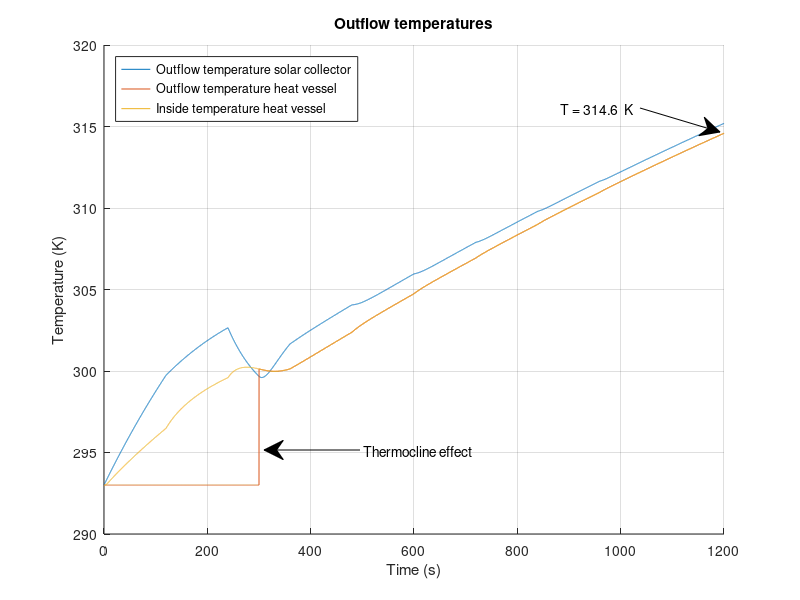
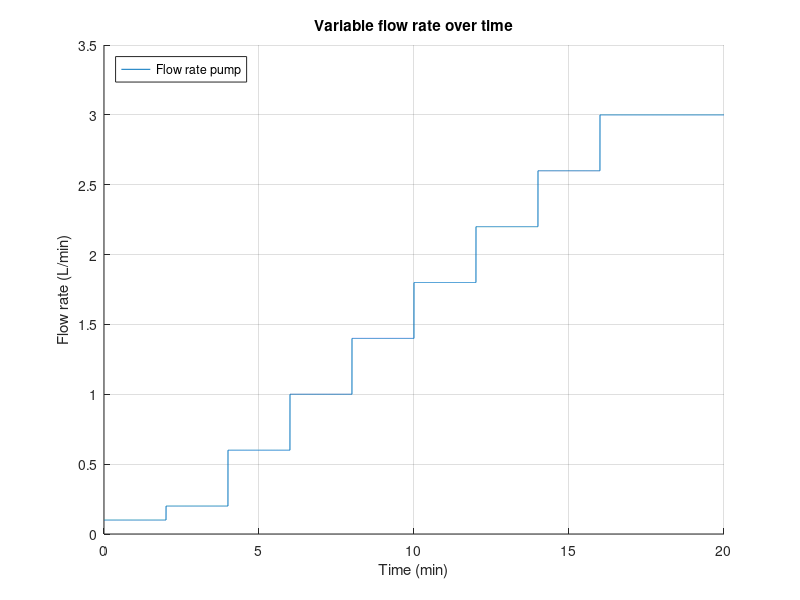

Write the MATLAB code that produced these figures, in order.
%%%%%%%%%%%%%%%%%%%%%%%%%%%%%%%%%%%%%%%%%%%%
% Matlab model for Solar Collector Group 10%
%%%%%%%%%%%%%%%%%%%%%%%%%%%%%%%%%%%%%%%%%%%%
clc;
clear;
close all;
%%
%%%%%%%%%%%
%Constants%
%%%%%%%%%%%
%Natural costants:
    sigma = 5.67*10^(-8);                       %Stefan-Boltzmann constant
    v_out = 4.5;                                %Velocity of air outside the solar collector [m/s]
    v_in = 0;                                   %Velocity of air inside the solar collector [m/s]
%Emissivity
    e_Cu = 0.22;                                %Copper tube, value 0.052
    e_glass = 0.95;
    e_PVC = 0.91;                               %PVC tube
    e_foam = 0.9;                               %foam foil
    e_Al = 0.04;                                %Aluminum tape
    e_paint = 0.95;                             %Emissivity of black paint (for comparison)
    e_wood = 0.94;
    e_CuMatte = 0.22;                           %Emissivity of the copper tube after making it less reflective (for comparison)
%Thermal conductivity
    k_air = 0.026;                              %Air [W/(m*K)]
    k_tempex =0.03;                             %Tempex plate [W/(m*K)]
    k_Cu = 400;                                 %Copper tube [W/(m*K)]
    k_wood = 0.12;                              %Wood casing [W/(m*K)]
    k_Po = 0.13;                                %Polyurethane tube [W/(m*K)]
    k_PVC = 0.19;                               %PVC thermal conduc [W/(m*K)]
    k_foil = 0.04;                              %Polyethylene foam foil [W/(m*K)]
    k_glass = 0.96;                             %Thermal conductivity of the glass plate [W/(m*K)]
%Heat transfer coefficient
    h_out_air = 10.45 - v_out + 10*(v_out)^(1/2);%Outside solar collector air [W/(m^2*K)]
    h_in_air = 10.45 - v_in + 10*(v_in)^(1/2);  %Inside solar collector air [W/(m^2*K)]
    h_air = 2.5;                                %Still standing 298K air [W/(m^2*K)]
%Specific heat
    c_water = 4186;                             %Specific heat water [J/kgK]
    c_Cu = 386;                                 %Specific heat copper [J/kgK]
    c_Al = 922;                                 %Specific heat aluminium[J/kgK]
    c_air = 1007;                               %Specific heat air[J/kgK]
%Measurements
    D_Cu = 0.012;                               %Diameter of the copper tube [m]
    D_PolyTube = 0.008;                         %Diameter of the polyurathane pump tubes [m]
    R_Cu1 = 0.005;                              %Inner radius of the copper tube [m]
    R_Cu2 = 0.006;                              %Outer radius of  the copper tube [m]
    V_air = 0.04911;                            %Volume of the air in the solar collector [m^3]
    V_Al = 8.96*10^(-5);                        %Total volume of the aluminum tape
    L_Cu_SC = 6.63;                             %Length of the copper tube in the solar collector [m]
    L_CuTube = 6.630;                           %Total length of tube that's exposed to the air [m]
    L_PolyTube1 = 3;                            %Total length of polyurathane pump tube 1 [m]
    L_PolyTube2 = 3;                            %Total length of polyurathane pump tube 2 [m]
    d_frame = 0.05;                             %Thickness of the pinewood frame [m]
%Measurements Heat storage vessel
    D_pvc = 0.050;                              %Diameter PVC tube [m]
    R_pvcThick = 0.0018;                        %PVC wall thickness
    R_pvc1 = (D_pvc/2) - R_pvcThick;            %Inner Radius PVC tube [m]
    R_pvc2 = (D_pvc/2);                         %Outer Radius PVC tube [m]
    N_insLayers = 6;                            %Number of insulating polyethylene foam foil layers [m]
    R_polyFoil = N_insLayers * 0.003;           %Radius thickness polyethylene foam foil [m]
    L_Tube_HV = 0.71;                           %PVC length [m]
%Measurements for in- and outlet connectors
    D_Po = 0.012;                               %Diameter of the polyurethane tube [m]
    R_Po1 = 0.004;                              %Inner radius of the polyurethane tube [m]
    R_Po2 = 0.006;                              %Outer radius of the polyurethane tube [m]
    L_Tube_HV_to_SC = 3;                        %Half of general setup length, HV to SC [m]
    L_Tube_SC_to_HV = 3;                        %Half of general setup length, SC to HV [m]
%Areas
    A_RadCu = 4*D_Cu*1.4+3*0.5*0.25*pi*(0.0898^2-0.0778^2)+2*0.012*0.15; %Sunlit area of the copper tube [m^2]
    A_RadAl = 0.670*1.4 - 4*0.012*1.4;                      %Sunlit area of the aluminum troughs [m^2]
    A_AirCu = 1.4*pi*D_Cu + 3*4.9594762*10^(-3) + 0.05*pi*D_Cu + 2*0.1*pi*D_Cu; %Area of the copper tube that's exposed to the air [m^2]
    A_AirTape = 1.971;                                      %Area of the aluminum tape that is exposed to the air [m^2]
    A_AirSS = 2*(1.64*0.67)+2*(0.67*0.065)+2*(0.065*1.72);  %Area of solar collector that is exposed to the air [m^2]
    A_frame = 2*(0.67*0.065)+2*(0.065*1.72);                %Area of sides touching pinewood [m^2]
    A_HV = 2*pi*(R_pvc2+R_polyFoil)*L_Tube_HV;              %Area of heat vessel [m^2] %%%%CHECK THIS
%Intensity
    I_sun = 1000;                               %Intensity of the artificial sun [W/m^2]
%Temperatures
    T_sur = 293;                                %Temperature of the surroundings [K]
    T_in = 293;                                 %Temperature of the incoming water [K]
%Density
    rho_w = 1000;                               %Density of water [kg/m^3]
    rho_Cu = 8.9*10^3;                          %Density of copper [kg/m^3]
    rho_air = 1.29;                             %Density of air [kg/m^3]
    rho_Al = 2.70*10^3;                         %Density of aluminum [kg/m^3]
%Variables
    test_length = 20;                           %Given time in test [minutes]
    flowrate = 0.1;                             %Initial flowrate [L/min]
%%
%%%%%%%%%%%%%%
%Calculations%
%%%%%%%%%%%%%%
%%Length of simulation%%
t_end = test_length*60;                 %End time [s]
t_step = 0.1;                           %Step size [s]
Steps = t_end/t_step;                   %Amount of steps

%%HEAT VESSEL%%
T_HV_table = zeros(3,Steps+1);          %Heat vessel table for data logging
T_HV_table(1,:) = 0:t_step:t_end;
T_HV_out=T_in;                          %Beginning temperature of water in the heat vessel [K]
m_SC_water = 0.512;                     %Max mass of water in the solar collector [kg]
m_HV_water = 1.2;                       %Max mass of water in the heat vessel  [kg]
m_out_tube =1/4*pi*((D_Po -2*0.002)^2)*L_Tube_HV_to_SC ;    %Max mass of water in the outlettubing [kg]
m_hv_frac = 0;                           %Initial fraction hot water to cold water [-]

%%Variable flowrate%%
Flowrate_Table = zeros(2,Steps+1);          %Table for variable flowrate logging
Flowrate_Table(1,:) = 0:t_step:t_end;

%%Thermocline HV start values%%
m_HV_new = 0;                           %Starting mass of hot water in HV  [kg]
m_HV_old = m_HV_water;                  %Starting mass of cold water in HV [kg]
T_HV_inside = T_in;                     %Starting temperature HV [K]

%%Tube Heat vessel --> Solar Collector%%
m_PolyTube1_water = (1/4)*pi*D_PolyTube^2*L_PolyTube1*rho_w;                %Maximum amount of water in the tube [kg]
T_SC_in = T_in;                                                             %Starting temperature [K]

%%SOLAR COLLECTOR%%
T_SC_table = zeros(3,Steps+1);          %Solar collector table for data logging
T_SC_table(1,:) = 0:t_step:t_end;
T_SC_out=T_in;                          %Beginning temperature of water in the solar collector [K]
I_glass = I_sun*e_glass;                %Intensity after absorption of glass plate [W/m^2]
%%Aluminium reflection and absorption rates%%
dQdt_RadAl = (1-e_Al)*A_RadAl*I_glass;              %Energy that is reflected by the aluminum tape [W]
dQdt_RadAl_in = (e_Al)*A_RadAl*I_glass;             %Energy that is absorbed by the aluminum tape [W]
dQdt_RadCu = e_Cu*A_RadCu*I_glass + e_Cu*dQdt_RadAl;  %Energy that is absorbed by the copper tube due to radiation [W]

%SC glass plate calculations
d_glass = 0.004;                                                            %Thickness of the glass plate [m]
A_glass = 0.67*(1.640+0.080);                                               %Area of the glass plate [m]

%%Tube Solar Collector --> Heat vessel%%
m_PolyTube2_water = (1/4)*pi*D_PolyTube^2*L_PolyTube2*rho_w;                %Maximum amount of water in the tube [kg]
T_HV_in = T_in;                                                             %Starting temperature [K]

%%General%%
m_Cu = (L_Cu_SC*pi*R_Cu2^2 - L_Cu_SC*pi*R_Cu1^2)*rho_Cu;                    %Mass of the copper tube in the solar collector [kg]
m_air = rho_air*V_air;                                                      %Mass of the air in the solar collector [kg]
m_Al = rho_Al*V_Al;                                                         %Total mass of the aluminum tape [kg]
T_air = T_in;                                                               %Starting temperature of the air [K]
T_Al = T_in;                                                                %Starting temperature of the aluminum tape [K]
m_flow = (flowrate/60/1000)*rho_w*t_step;                                   %Mass of water inflow from pump during t_step [kg]
%%
for t=0:t_step:t_end
    %%
    %%%%%%%%%%%%%%%%%%%%%%%%%%%%%%%%%%%%%%%%
    %       Variable flowrate              %
    %%%%%%%%%%%%%%%%%%%%%%%%%%%%%%%%%%%%%%%%
    if (120<t && t<1080)                                                   %Varying flow rate between 2 minutes and 18 minutes
          xStart = 0.2;                                                    %Flow rate after 2 minutes
          steptime = 0.4;                                                  %Stepsize of the flow rate after every 2 minutes
          N = 8;                                                           %Amount of steps
          pump = xStart + (0:N-1)*steptime;                                %Ceating array with differnt flow rates
          flowrate = pump(round((t-60)/120));                              %At what time which array (flow rate) should be picked
          m_flow = (flowrate/60/1000)*rho_w*t_step;                        %Mass of water inflow from pump during t_step [kg]
    elseif (1080<t && t<1200)                                              %Flow rate between 18 minutes and 20 minutes
          flowrate = 3;                                                    %Flow rate [L/min]
          m_flow = (flowrate/60/1000)*rho_w*t_step;                        %Mass of water inflow from pump during t_step [kg]
    end
    Column = round((1/t_step)*t+1);                                         %Table time step counter
    Flowrate_Table(2,Column)=flowrate;                                      %Assign value for T_HV_out to the right space
    %%
    %%%%%%%%%%%%%%%%%%%%%%%%%%%%%%%%%%%%%%%%
    %       Equations for the vessel       %
    %%%%%%%%%%%%%%%%%%%%%%%%%%%%%%%%%%%%%%%%    
    %%%%%Insulation heat loss%%%%
    R_HV_PVC_cond = R_pvc1/(k_PVC*(2*pi*R_pvc2*L_Tube_HV));                     %Thermal resitance of conduction through PVC [K/W]
    R_HV_ins_Cond =  (log((R_pvc2 + R_polyFoil)/R_pvc2)) / (k_foil*A_HV);   %Thermal resitance of conduction through poly foam foil [K/W]
    R_HV_ins_Conv = 1 / (h_air*A_HV);                                       %Thermal resitance of convection outside poly foam foil [K/W]
    HL_RadOut_PVC = e_PVC * sigma * A_HV * (T_HV_inside^4 - T_sur^4);   %Heat loss due to radiation PVC [W]
    HL_RadOut_foam = e_foam * sigma * A_HV * (T_HV_inside^4 - T_sur^4); %Heat loss due to radiation foam foil [W]
    R_HV_ins_total = R_HV_PVC_cond + R_HV_ins_Cond + R_HV_ins_Conv;         %Total thermal resistance in series [K/W]
    %Total heat flow through insulation multiplied with fraction hot water
    dQdt_HV_insulation = m_hv_frac*(-((T_HV_inside - T_sur ) / R_HV_ins_total)-HL_RadOut_PVC-HL_RadOut_foam);   
    
    %%%%%End caps heat loss%%%%
    R_HV_cap_Conv = 1 /h_air*pi*(R_pvc2+R_pvcThick).^2;                     %Thermal resistance due to convection on end caps [K/W]
    R_HV_cap1 = R_pvcThick / (k_PVC * (pi*R_pvc2).^2);                      %Thermal resistance end-cap [K/W]
    R_HV_cap2 = R_HV_cap1;                                                  %Thermal resistance upper end cap [K/W]
    if m_hv_frac == 1
        %If heatvessel is full of hot water, heat loss from both end caps is presumed
        R_HV_caps_total = R_HV_cap1 + R_HV_cap2 + 2*R_HV_cap_Conv;
        dQdt_HV_caps = -((T_HV_inside - T_sur ) / R_HV_caps_total);
    else
        %If hot water not at bottom HV, only 1 end-cap
        R_HV_caps_total = R_HV_cap1 + R_HV_cap_Conv;                        
        dQdt_HV_caps = -((T_HV_inside - T_sur ) / R_HV_caps_total);
    end
    
    %%%%Total heat flow storage vessel%%%%
    dQdt_HV_total = dQdt_HV_insulation + dQdt_HV_caps;                      %Total heat flow storage vessel [W/m^2]
    
    %%%%Calculate internal temperature%%%%
    delta_T = (dQdt_HV_total*t_step/(m_HV_water*c_water));                  %Resulting delta T of heat flow [K]
    T_HV_inside = T_HV_inside+delta_T;                                      %Resulting internal temperature [K]
    
    %%%%Thermocline effect%%%% 
    if (m_HV_new < m_HV_water)                                              % Cold region thermocline provides outlfow HV
        m_HV_new = m_HV_new + m_flow;
        T_HV_inside = (m_flow*T_HV_in + T_HV_inside*m_HV_new)/(m_HV_new + m_flow);
        m_hv_frac = m_HV_new / m_HV_water;                                  %Fraction hot to cold water in HV
        m_HV_old = m_HV_old - m_flow;
        T_HV_out = T_in;                                                    %Resulting temperature outlfow if full of hot water
    else                                                                    %Thermocline when cold water has been dispersed
        T_HV_inside = (m_flow*T_HV_in + T_HV_inside*m_HV_new)/(m_HV_new + m_flow);
        m_hv_frac = 1;                                                      %Fraction of cold water to hot water is 1, used for heat losses in HV
        T_HV_out = T_HV_inside;                                             %Resulting temperature outlfow if not full of hot water
    end
    
    %%%%Log HV data for plotting%%%%
    Column = round((1/t_step)*t+1);                                         %Table time step counter
    T_HV_table(2,Column)=T_HV_out;                                          %Assign value for T_HV_out to the right space
    T_HV_table(3,Column)=dQdt_HV_total;                                     %Assign value for dQdt_HV_total to the right space
    T_HV_table(4,Column)=T_HV_inside;                                       %Assign value for inside temperature heat vessel
    
    %%
    %%%%%%%%%%%%%%%%%%%%%%%%%%%%%%%%%%%%%%%%
    %Tube 1 Heat vessel --> Solar collector%
    %%%%%%%%%%%%%%%%%%%%%%%%%%%%%%%%%%%%%%%%
    %%%%Inflow temperature%%%%
    m_PolyTube1_old = m_PolyTube1_water - m_flow;                           %Mass of water from t-t_step [kg]
    m_PolyTube1_new = m_flow;                                               %Mass of water added to the heat vessel during t_step [kg]
    T_SC_in = (m_PolyTube1_old*T_SC_in + m_PolyTube1_new*T_HV_out)/(m_PolyTube1_old+m_PolyTube1_new); %Inflow temperature [K] 
    
    %%%%Thermal resistance%%%%
    R_tube_out_Cond =  (log(R_Po2 /R_Po1)) / ((2*pi*k_Po*L_Tube_HV_to_SC ));%Thermal resitance of conduction outlet tubing [K/W]
    R_tube_out_Conv = 1 / (h_air*(2*pi*R_Po2)*L_Tube_HV_to_SC) ;           %Thermal resitance of convection outlet tubing [K/W]
    R_tube_out_total = R_tube_out_Cond + R_tube_out_Conv;                  %Total thermal resistance in series [K/W]
    
    %%%%Total heat flowflow%%%%
    dQdt_PolyTube1_total = -((T_HV_out - T_sur ) / R_tube_out_total);       %Total heat flow HV to SC[W/m^2]
    
    %%%%Outflow temperature
    delta_T = (dQdt_PolyTube1_total*t_step/(m_PolyTube1_water*c_water));    %Resulting delta T of heat flow [K]
    T_SC_in = T_SC_in+delta_T;                                              %Resulting outflow temperature [K]
    
    %%
    %%%%%%%%%%%%%%%%%%%%%%%%%%%%%%%%%%%%%%%%
    %  Equations for the solar collector   %
    %%%%%%%%%%%%%%%%%%%%%%%%%%%%%%%%%%%%%%%%
    m_SC_old = m_SC_water - m_flow;                                         %Mass of water from t-t_step [kg]
    m_SC_new = m_flow;                                                      %Mass of water added to the solar collector during t_step [kg]
    T_SC_out = (m_SC_old*c_water*T_SC_out + m_Cu*c_Cu*T_SC_out + m_SC_new*c_water*T_SC_in)/(m_SC_old*c_water + m_Cu*c_Cu + m_SC_new*c_water);

    %%%Heat transfer mechanisms in the solar collector%%%	
    dtQt_RadOut = e_Cu * sigma * A_AirCu * (T_SC_out^4 - T_air^4);          %Heat loss due to radiation [W]                
    R_CondOut = (log(R_Cu2/R_Cu1)) / (2*pi*k_Cu*L_CuTube);                  %Thermal resistance due to conduction in the copper tube [K/W]
    R_Cu_conv = 1 / (h_air*A_AirCu);                                         %Thermal resistance due to convection [K/W]
    R_SC_total = R_CondOut + R_Cu_conv;                                     %The total of all the thermal resistances [K/W]
  
    %%%%Total heat flow solar collector%%%%
    dQdT_SC_tube = ((T_SC_out - T_air) / R_SC_total);
    dQdt_SC_total = dQdt_RadCu - dQdT_SC_tube - dtQt_RadOut;        %Total heat flow solar collector [W/m^2]
    
    %%%%Calculate internal temperature%%%%    
    delta_T = (dQdt_SC_total*t_step)/(m_SC_water*c_water + m_Cu*c_Cu);      %Resulting delta T of heat flow [K]
    T_SC_out=T_SC_out+delta_T;                                              %Resulting outflow temperature [K]
    
    %%%%Log SC data for plotting%%%%
    Column = round((1/t_step)*t+1);                                         %Table time step counter
    T_SC_table(2,Column)=T_SC_out;                                          %Assign value for T to the right space
    T_SC_table(3,Column)=delta_T;                                           %Assign value for T to the right space
    
    %%
    %%%%%%%%%%%%%%%%%%%%%%%%%%%%%%%%%%%%%%%%
    %Tube 2 Solar collector --> Heat vessel%
    %%%%%%%%%%%%%%%%%%%%%%%%%%%%%%%%%%%%%%%%
    m_PolyTube2_old = m_PolyTube1_water - m_flow;                           %Mass of water from t-t_step [kg]
    m_PolyTube2_new = m_flow;                                               %Mass of water added to the heat vessel during t_step [kg]
   
    T_HV_in = (m_PolyTube2_old*T_HV_in + m_HV_new*T_SC_out)/(m_PolyTube2_old+m_HV_new); %Average internal HV temperature with inflow from SC [K]
    
    R_tube_in_Cond =  (log(R_Po2 /R_Po1)) / ((2*pi*k_Po*L_Tube_SC_to_HV )); %Thermal resitance of conduction inlet tubing [K/W]
    R_tube_in_Conv = 1 / (h_air*(2*pi*R_Po2)*L_Tube_SC_to_HV) ;             %Thermal resitance of convection inlet tubing [K/W]
    R_tube_in_total = R_tube_in_Cond + R_tube_in_Conv;                      %Total thermal resistance in series [K/W]
    
    %%%%Total flow
    dQdt_PolyTube2_total = -((T_HV_in - T_sur ) / R_tube_in_total);         %Total heat flow general setup SC to HV [W/m^2]

    delta_T = (dQdt_PolyTube2_total*t_step/(m_PolyTube2_water*c_water));    %Resulting delta T of heat flow [K]
    T_HV_in = T_HV_in+delta_T;                                              %Resulting outflow temperature [K]
        
    %%
    %%%%%%%%%%%%%%%%%%%%%%%%%%%%%%%%%%%%%%%%
    %            Air Temperature           %
    %%%%%%%%%%%%%%%%%%%%%%%%%%%%%%%%%%%%%%%%
    %To calculate dQdt_air_total, first the temperature of the aluminum tape has to be determined:
    dQdt_Al_conv = h_air*A_AirTape*(T_Al-T_air);                            %Convective heat loss aluminium tape [W/m^2]
    dQdt_Al_total = dQdt_RadAl_in - dQdt_Al_conv;                           %Total heat flow aluminium tape [W/m^2]
    delta_T = (dQdt_Al_total*t_step)/(m_Al*c_Al);                           %Resulting delta T aluminium tape [K]
    T_Al = T_Al + delta_T;                                                  %Temperature aluminium tape after delta T [K]

    %Air temperature:
    dQdt_CondEnv = -(k_wood * A_frame * (T_air - T_sur))/d_frame;               %Heat flow to the environment through the wood by conduction [W/m^2]
    dQdt_CondGlass = -(k_glass*A_glass*(T_air - T_sur))/d_glass;           %Heat flow to the environment through the glass by conduction [W/m^2]
    dQdt_air_total = dQdt_Al_conv + dQdt_CondEnv + dQdt_CondGlass + dQdT_SC_tube; %Total heat flow air inside solar collector [W/m^2]
     
    delta_T = (dQdt_air_total*t_step)/(m_air*c_air);                        %Resulting delta T of heat flow [K]
    T_air = T_air + delta_T;                                                %Resulting air temperature [K]
    
end
%%
%%%%%%%%%%
%Plotting%
%%%%%%%%%%

t_var=T_SC_table(1,:);          %Time variable
T_SC_var=T_SC_table(2,:);       %Outflow temperature solar collector
T_HV_var=T_HV_table(2,:);       %Outflow temperature heat vessel
T_HV_inside = T_HV_table(4,:);  %Inside temperature heat vessel
t_var_flow = Flowrate_Table(1,:)/60;
V_flowrate = Flowrate_Table(2,:); %Variable flowrate for pump


%%Figure 1 for outflow temperature
figure(1);hold on
figure(1);grid on
figure(1); plot(t_var,T_SC_var);
figure(1); plot(t_var,T_HV_var);
figure(1); plot(t_var,T_HV_inside);

figure(1); annotation('textarrow',[0.8 0.9], [0.82 0.78] ,'String','T = 314.6  K ');
figure(1); annotation('textarrow', [0.45 0.33], [0.25 0.25], 'String', 'Thermocline effect');

figure(1); ylabel('Temperature (K)')
figure(1); legend({'Outflow temperature solar collector','Outflow temperature heat vessel','Inside temperature heat vessel'}, 'Location','northwest')

figure(1); xlim([0 t_end]);
figure(1); xlabel('Time (s)')
figure(1); title('Outflow temperatures')
figure(1); saveas(gcf,'Outflow temperature.jpg')

%%Figure 2 for variable flowrate pump
figure(2);hold on
figure(2);grid on
figure(2); plot(t_var_flow,V_flowrate);
figure(2); xlim([0 t_end/60]);
figure(2); xlabel('Time (min)')
figure(2); ylabel('Flow rate (L/min)')
figure(2); title('Variable flow rate over time')
figure(2); legend({'Flow rate pump'}, 'Location','northwest')
figure(2); saveas(gcf,'Flow_rate.jpg')
